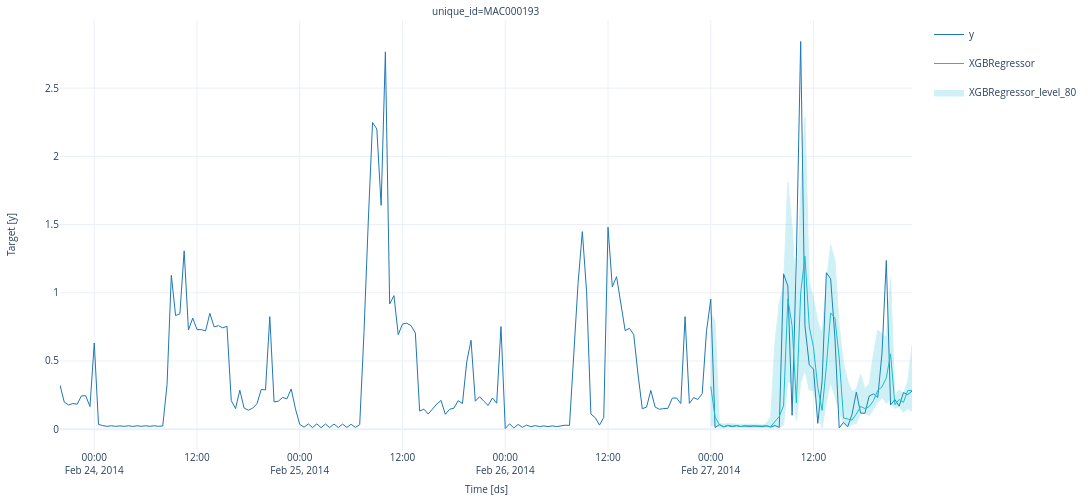

The cell this chart's notebook holds for it:
### Code cell
plot_series(data, y_hat, max_insample_length=200, models=["XGBRegressor"], level=[80])

### Figure 1 — Plotly figure (JSON) as saved in the notebook; plotly's stock layout.template omitted (floating-point values rounded to 4 significant figures; data arrays with more than 128 entries replaced by an {"elided": "..."} marker saying what was removed)
{"data": [{"legendgroup": "y", "line": {"color": "#1f77b4", "width": 1}, "mode": "lines", "name": "y", "showlegend": true, "type": "scatter", "x": {"elided": "200 str values"}, "xaxis": "x", "y": {"elided": "200 float values"}, "yaxis": "y"}, {"legendgroup": "XGBRegressor", "line": {"color": "#17becf", "width": 1}, "mode": "lines", "name": "XGBRegressor", "showlegend": true, "type": "scatter", "x": {"elided": "200 str values"}, "xaxis": "x", "y": {"elided": "200 float values"}, "yaxis": "y"}, {"fill": "toself", "fillcolor": "#17becf", "legendgroup": "XGBRegressor_level_80", "line": {"color": "#17becf", "width": 1}, "mode": "lines", "name": "XGBRegressor_level_80", "opacity": 0.2, "showlegend": true, "type": "scatter", "x": {"elided": "400 str values"}, "xaxis": "x", "y": {"elided": "400 float values"}, "yaxis": "y"}], "layout": {"annotations": [{"font": {"size": 10}, "showarrow": false, "text": "unique_id=MAC000193", "x": 0.5, "xanchor": "center", "xref": "paper", "y": 1, "yanchor": "bottom", "yref": "paper"}, {"font": {"size": 10}, "showarrow": false, "text": "Time [ds]", "x": 0.5, "xanchor": "center", "xref": "paper", "y": 0, "yanchor": "top", "yref": "paper", "yshift": -30}, {"font": {"size": 10}, "showarrow": false, "text": "Target [y]", "textangle": -90, "x": 0, "xanchor": "right", "xref": "paper", "xshift": -40, "y": 0.5, "yanchor": "middle", "yref": "paper"}], "autosize": true, "font": {"size": 10}, "height": 500, "margin": {"b": 50, "l": 60, "r": 10, "t": 20}, "showlegend": true, "width": 1200, "xaxis": {"anchor": "y", "domain": [0, 1], "showticklabels": true, "visible": true}, "yaxis": {"anchor": "x", "domain": [0, 1]}}}
